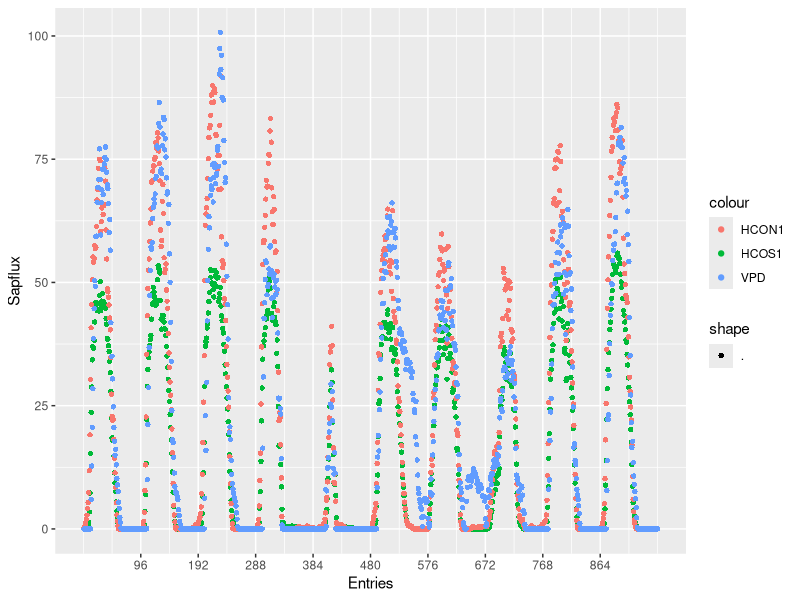
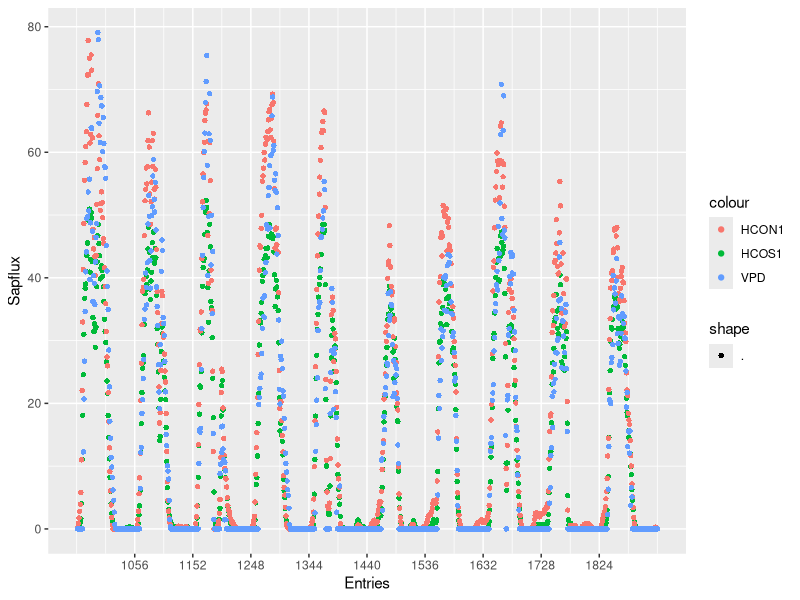
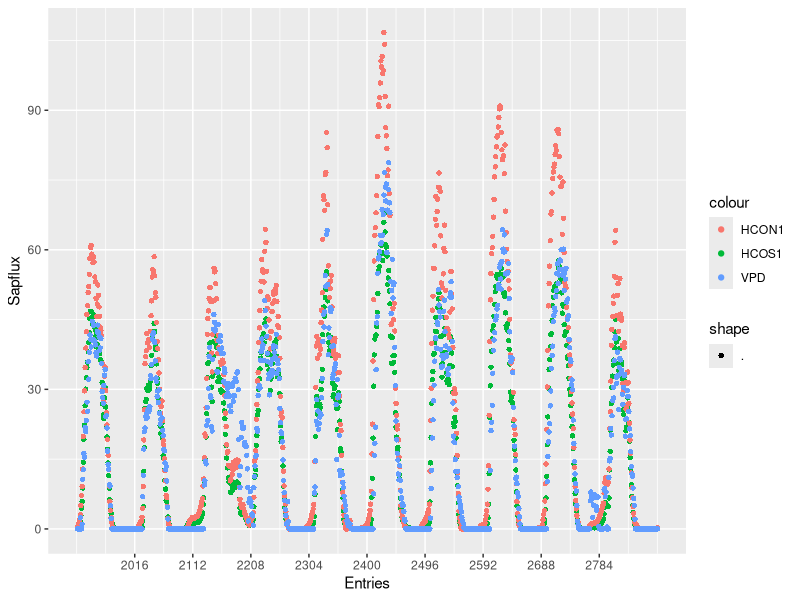
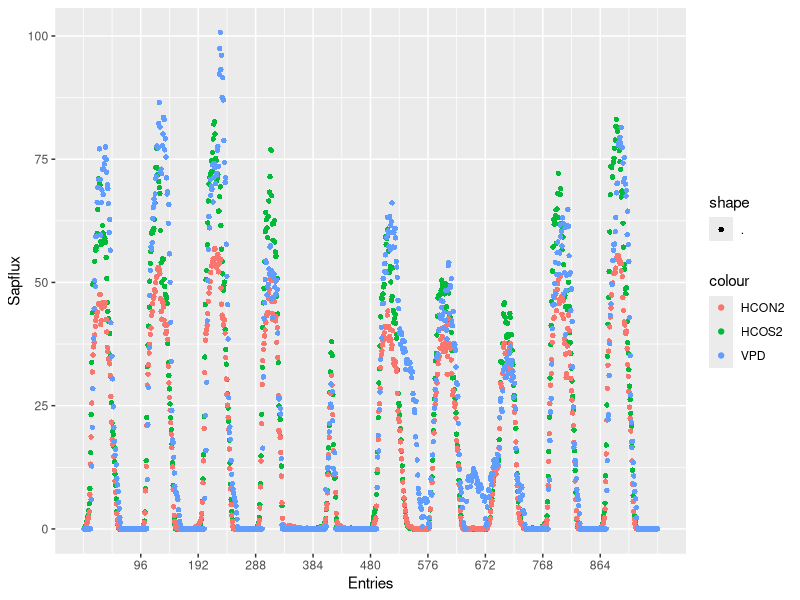
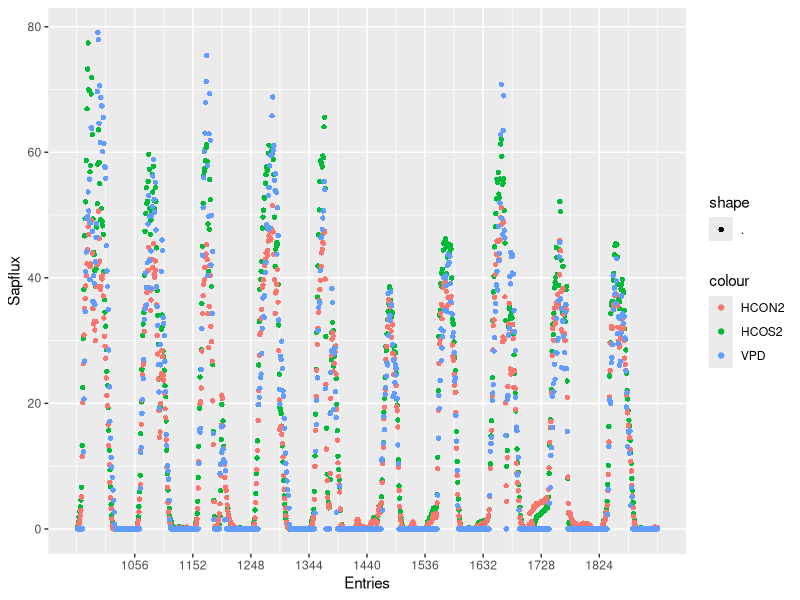
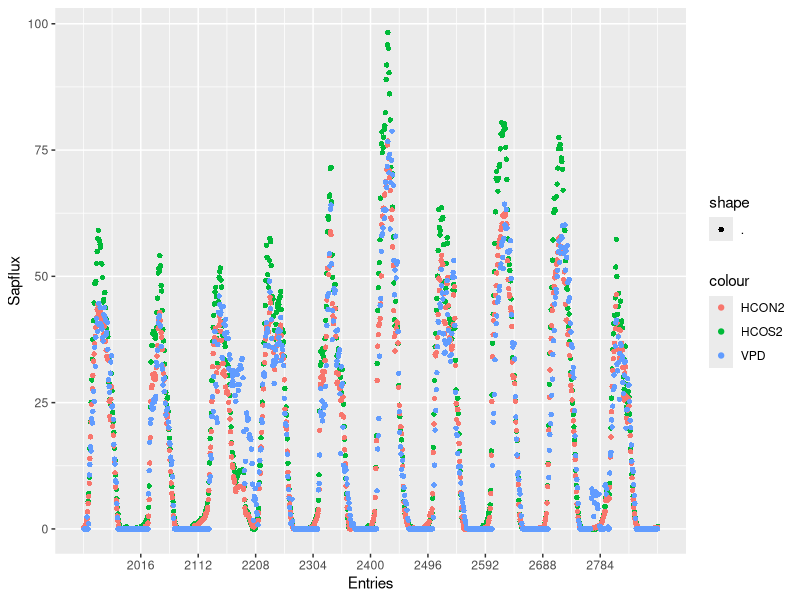
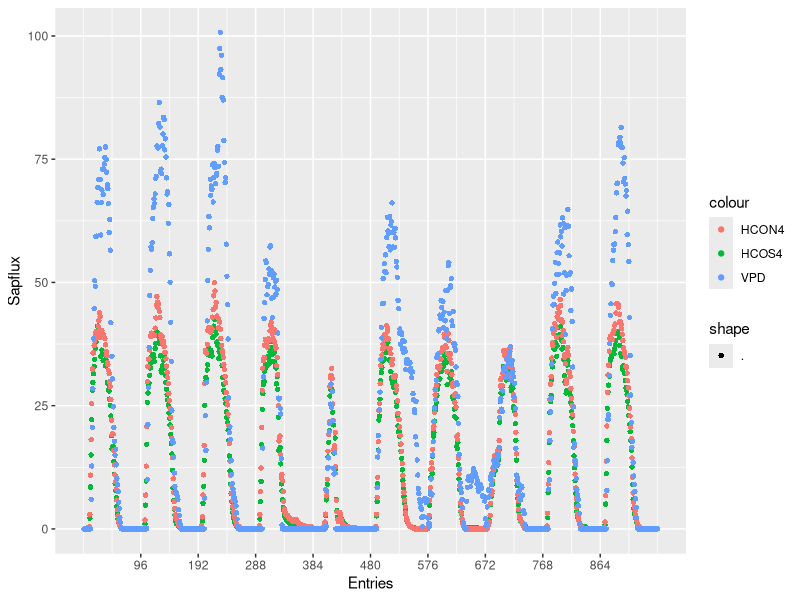
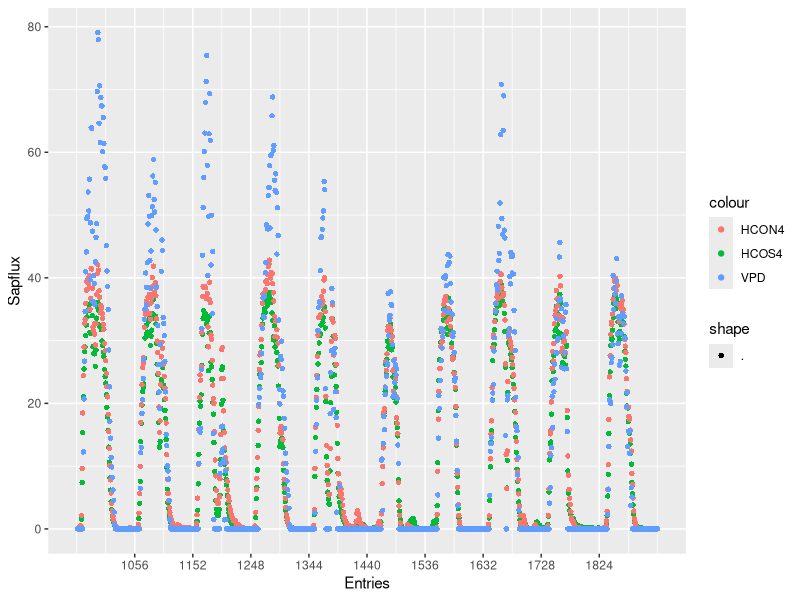

The R script that drew these images, in order: (Note: this script raises an error after producing the figures.)
## ---- chunk 1
knitr::opts_chunk$set(echo = TRUE)
library("dplyr")
library("tidyverse")
library("lubridate")

getwd()
raw1<-read.csv("../Data/Processed/KtoSap/Sap1.csv")
raw2<-read.csv("../Data/Processed/KtoSap/Sap2.csv")
raw3<-read.csv("../Data/Processed/KtoSap/Sap3.csv")
raw4<-read.csv("../Data/Processed/KtoSap/Sap4.csv")

names(raw1)[1]<-"Index"
## ---- chunk 2
raw1$Date<-as.Date(raw1$Date, format = "%m/%d/%Y")
raw2$Date<-as.Date(raw2$Date, format = "%m/%d/%Y")
raw3$Date<-as.Date(raw3$Date, format = "%m/%d/%Y")
raw4$Date<-as.Date(raw4$Date, format = "%m/%d/%Y")

raw1<-raw1%>%mutate_if(is.character, as.numeric)
raw2<-raw2%>%mutate_if(is.character, as.numeric)
raw3<-raw3%>%mutate_if(is.character, as.numeric)
raw4<-raw4%>%mutate_if(is.character, as.numeric)
## ---- chunk 3
S1.f10<-raw1[1:960,]
S1.s10<-raw1[961:1920,]
S1.t10<-raw1[1921:2880,]

HCO1.1<-ggplot(S1.f10, aes(Index))+
  scale_x_continuous(breaks = c(96,192,288,384,480,576,672,768,864))+
  geom_point(aes(y=HCOS1, color = "HCOS1",shape = "."))+
  geom_point(aes(y=HCON1, color = "HCON1",shape = "."))+
  geom_point(aes(y=VPD*30, color = "VPD", shape = "."))+
  xlab("Entries")+ylab("Sapflux")
HCO1.1
ggsave("../Data/Plots/NS/S1/HCO1.1.jpg", HCO1.1, height = 2, width = 45, units = "in", dpi = 500)

HCO1.2<-ggplot(S1.s10, aes(Index))+
  scale_x_continuous(breaks = c(1056,1152,1248,1344,1440,1536,1632,1728,1824))+
  geom_point(aes(y=HCOS1, color = "HCOS1",shape = "."))+
  geom_point(aes(y=HCON1, color = "HCON1",shape = "."))+
  geom_point(aes(y=VPD*30, color = "VPD", shape = "."))+
  xlab("Entries")+ylab("Sapflux")
HCO1.2
ggsave("../Data/Plots/NS/S1/HCO1.2.jpg", HCO1.2, height = 2, width = 45, units = "in", dpi = 500)

HCO1.3<-ggplot(S1.t10, aes(Index))+
  scale_x_continuous(breaks = c(2016,2112,2208,2304,2400,2496,2592,2688,2784))+
  geom_point(aes(y=HCOS1, color = "HCOS1",shape = "."))+
  geom_point(aes(y=HCON1, color = "HCON1",shape = "."))+
  geom_point(aes(y=VPD*30, color = "VPD", shape = "."))+
  xlab("Entries")+ylab("Sapflux")
HCO1.3
ggsave("../Data/Plots/NS/S1/HCO1.3.jpg", HCO1.3, height = 2, width = 45, units = "in", dpi = 500)




HCO2.1<-ggplot(S1.f10, aes(Index))+
  scale_x_continuous(breaks = c(96,192,288,384,480,576,672,768,864))+
  geom_point(aes(y=HCOS2, color = "HCOS2",shape = "."))+
  geom_point(aes(y=HCON2, color = "HCON2",shape = "."))+
  geom_point(aes(y=VPD*30, color = "VPD", shape = "."))+
  xlab("Entries")+ylab("Sapflux")
HCO2.1
ggsave("../Data/Plots/NS/S1/HCO2.1.jpg", HCO2.1, height = 2, width = 45, units = "in", dpi = 500)

HCO2.2<-ggplot(S1.s10, aes(Index))+
  scale_x_continuous(breaks = c(1056,1152,1248,1344,1440,1536,1632,1728,1824))+
  geom_point(aes(y=HCOS2, color = "HCOS2",shape = "."))+
  geom_point(aes(y=HCON2, color = "HCON2",shape = "."))+
  geom_point(aes(y=VPD*30, color = "VPD", shape = "."))+
  xlab("Entries")+ylab("Sapflux")
HCO2.2
ggsave("../Data/Plots/NS/S1/HCO2.2.jpg", HCO2.2, height = 2, width = 45, units = "in", dpi = 500)

HCO2.3<-ggplot(S1.t10, aes(Index))+
  scale_x_continuous(breaks = c(2016,2112,2208,2304,2400,2496,2592,2688,2784))+
  geom_point(aes(y=HCOS2, color = "HCOS2",shape = "."))+
  geom_point(aes(y=HCON2, color = "HCON2",shape = "."))+
  geom_point(aes(y=VPD*30, color = "VPD", shape = "."))+
  xlab("Entries")+ylab("Sapflux")
HCO2.3
ggsave("../Data/Plots/NS/S1/HCO2.3.jpg", HCO2.3, height = 2, width = 45, units = "in", dpi = 500)



HCO4.1<-ggplot(S1.f10, aes(Index))+
  scale_x_continuous(breaks = c(96,192,288,384,480,576,672,768,864))+
  geom_point(aes(y=HCOS4, color = "HCOS4",shape = "."))+
  geom_point(aes(y=HCON4, color = "HCON4",shape = "."))+
  geom_point(aes(y=VPD*30, color = "VPD", shape = "."))+
  xlab("Entries")+ylab("Sapflux")
HCO4.1
ggsave("../Data/Plots/NS/S1/HCO4.1.jpg", HCO4.1, height = 2, width = 45, units = "in", dpi = 500)

HCO4.2<-ggplot(S1.s10, aes(Index))+
  scale_x_continuous(breaks = c(1056,1152,1248,1344,1440,1536,1632,1728,1824))+
  geom_point(aes(y=HCOS4, color = "HCOS4",shape = "."))+
  geom_point(aes(y=HCON4, color = "HCON4",shape = "."))+
  geom_point(aes(y=VPD*30, color = "VPD", shape = "."))+
  xlab("Entries")+ylab("Sapflux")
HCO4.2
ggsave("../Data/Plots/NS/S1/HCO4.2.jpg", HCO4.2, height = 2, width = 45, units = "in", dpi = 500)

HCO4.3<-ggplot(S1.t10, aes(Index))+
  scale_x_continuous(breaks = c(2016,2112,2208,2304,2400,2496,2592,2688,2784))+
  geom_point(aes(y=HCOS4, color = "HCOS4",shape = "."))+
  geom_point(aes(y=HCON4, color = "HCON4",shape = "."))+
  geom_point(aes(y=VPD*30, color = "VPD", shape = "."))+
  xlab("Entries")+ylab("Sapflux")
HCO4.3
ggsave("../Data/Plots/NS/S1/HCO4.3.jpg", HCO4.3, height = 2, width = 45, units = "in", dpi = 500)


HCO6.1<-ggplot(S1.f10, aes(Index))+
  scale_x_continuous(breaks = c(96,192,288,384,480,576,672,768,864))+
  geom_point(aes(y=HCOS6, color = "HCOS6",shape = "."))+
  geom_point(aes(y=HCON6, color = "HCON6",shape = "."))+
  geom_point(aes(y=VPD*30, color = "VPD", shape = "."))+
  xlab("Entries")+ylab("Sapflux")
HCO6.1
ggsave("../Data/Plots/NS/S1/HCO6.1.jpg", HCO6.1, height = 2, width = 45, units = "in", dpi = 500)

HCO6.2<-ggplot(S1.s10, aes(Index))+
  scale_x_continuous(breaks = c(1056,1152,1248,1344,1440,1536,1632,1728,1824))+
  geom_point(aes(y=HCOS6, color = "HCOS6",shape = "."))+
  geom_point(aes(y=HCON6, color = "HCON6",shape = "."))+
  geom_point(aes(y=VPD*30, color = "VPD", shape = "."))+
  xlab("Entries")+ylab("Sapflux")
HCO6.2
ggsave("../Data/Plots/NS/S1/HCO6.2.jpg", HCO6.2, height = 2, width = 45, units = "in", dpi = 500)

HCO6.3<-ggplot(S1.t10, aes(Index))+
  scale_x_continuous(breaks = c(2016,2112,2208,2304,2400,2496,2592,2688,2784))+
  geom_point(aes(y=HCOS6, color = "HCOS6",shape = "."))+
  geom_point(aes(y=HCON6, color = "HCON6",shape = "."))+
  geom_point(aes(y=VPD*30, color = "VPD", shape = "."))+
  xlab("Entries")+ylab("Sapflux")
HCO6.3
ggsave("../Data/Plots/NS/S1/HCO6.3.jpg", HCO6.3, height = 2, width = 45, units = "in", dpi = 500)


HCO8.1<-ggplot(S1.f10, aes(Index))+
  scale_x_continuous(breaks = c(96,192,288,384,480,576,672,768,864))+
  geom_point(aes(y=HCOS8, color = "HCOS8",shape = "."))+
  geom_point(aes(y=HCON8, color = "HCON8",shape = "."))+
  geom_point(aes(y=VPD*30, color = "VPD", shape = "."))+
  xlab("Entries")+ylab("Sapflux")
HCO8.1
ggsave("../Data/Plots/NS/S1/HCO8.1.jpg", HCO8.1, height = 2, width = 45, units = "in", dpi = 500)

HCO8.2<-ggplot(S1.s10, aes(Index))+
  scale_x_continuous(breaks = c(1056,1152,1248,1344,1440,1536,1632,1728,1824))+
  geom_point(aes(y=HCOS8, color = "HCOS8",shape = "."))+
  geom_point(aes(y=HCON8, color = "HCON8",shape = "."))+
  geom_point(aes(y=VPD*30, color = "VPD", shape = "."))+
  xlab("Entries")+ylab("Sapflux")
HCO8.2
ggsave("../Data/Plots/NS/S1/HCO8.2.jpg", HCO8.2, height = 2, width = 45, units = "in", dpi = 500)

HCO8.3<-ggplot(S1.t10, aes(Index))+
  scale_x_continuous(breaks = c(2016,2112,2208,2304,2400,2496,2592,2688,2784))+
  geom_point(aes(y=HCOS8, color = "HCOS8",shape = "."))+
  geom_point(aes(y=HCON8, color = "HCON8",shape = "."))+
  geom_point(aes(y=VPD*30, color = "VPD", shape = "."))+
  xlab("Entries")+ylab("Sapflux")
HCO8.3
ggsave("../Data/Plots/NS/S1/HCO8.3.jpg", HCO8.3, height = 2, width = 45, units = "in", dpi = 500)
## ---- chunk 4
LOO10.1<-ggplot(S1.f10, aes(Index))+
  scale_x_continuous(breaks = c(96,192,288,384,480,576,672,768,864))+
  geom_point(aes(y=LOOS10, color = "LOOS10",shape = "."))+
  geom_point(aes(y=LOON10, color = "LOON10",shape = "."))+
  geom_point(aes(y=VPD*30, color = "VPD", shape = "."))+
  xlab("Entries")+ylab("Sapflux")
LOO10.1
ggsave("../Data/Plots/NS/S1/LOO10.1.jpg", LOO10.1, height = 2, width = 45, units = "in", dpi = 500)

LOO10.2<-ggplot(S1.s10, aes(Index))+
  scale_x_continuous(breaks = c(1056,1152,1248,1344,1440,1536,1632,1728,1824))+
  geom_point(aes(y=LOOS10, color = "LOOS10",shape = "."))+
  geom_point(aes(y=LOON10, color = "LOON10",shape = "."))+
  geom_point(aes(y=VPD*30, color = "VPD", shape = "."))+
  xlab("Entries")+ylab("Sapflux")
LOO10.2
ggsave("../Data/Plots/NS/S1/LOO10.2.jpg", LOO10.2, height = 2, width = 45, units = "in", dpi = 500)

LOO10.3<-ggplot(S1.t10, aes(Index))+
  scale_x_continuous(breaks = c(2016,2112,2208,2304,2400,2496,2592,2688,2784))+
  geom_point(aes(y=LOOS10, color = "LOOS10",shape = "."))+
  geom_point(aes(y=LOON10, color = "LOON10",shape = "."))+
  geom_point(aes(y=VPD*30, color = "VPD", shape = "."))+
  xlab("Entries")+ylab("Sapflux")
LOO10.3
ggsave("../Data/Plots/NS/S1/LOO10.3.jpg", LOO10.3, height = 2, width = 45, units = "in", dpi = 500)




LOO11.1<-ggplot(S1.f10, aes(Index))+
  scale_x_continuous(breaks = c(96,192,288,384,480,576,672,768,864))+
  geom_point(aes(y=LOOS11, color = "LOOS11",shape = "."))+
  geom_point(aes(y=LOON11, color = "LOON11",shape = "."))+
  geom_point(aes(y=VPD*30, color = "VPD", shape = "."))+
  xlab("Entries")+ylab("Sapflux")
LOO11.1
ggsave("../Data/Plots/NS/S1/LOO11.1.jpg", LOO11.1, height = 2, width = 45, units = "in", dpi = 500)

LOO11.2<-ggplot(S1.s10, aes(Index))+
  scale_x_continuous(breaks = c(1056,1152,1248,1344,1440,1536,1632,1728,1824))+
  geom_point(aes(y=LOOS11, color = "LOOS11",shape = "."))+
  geom_point(aes(y=LOON11, color = "LOON11",shape = "."))+
  geom_point(aes(y=VPD*30, color = "VPD", shape = "."))+
  xlab("Entries")+ylab("Sapflux")
LOO11.2
ggsave("../Data/Plots/NS/S1/LOO11.2.jpg", LOO11.2, height = 2, width = 45, units = "in", dpi = 500)

LOO11.3<-ggplot(S1.t10, aes(Index))+
  scale_x_continuous(breaks = c(2016,2112,2208,2304,2400,2496,2592,2688,2784))+
  geom_point(aes(y=LOOS11, color = "LOOS11",shape = "."))+
  geom_point(aes(y=LOON11, color = "LOON11",shape = "."))+
  geom_point(aes(y=VPD*30, color = "VPD", shape = "."))+
  xlab("Entries")+ylab("Sapflux")
LOO11.3
ggsave("../Data/Plots/NS/S1/LOO11.3.jpg", LOO11.3, height = 2, width = 45, units = "in", dpi = 500)




LOO12.1<-ggplot(S1.f10, aes(Index))+
  scale_x_continuous(breaks = c(96,192,288,384,480,576,672,768,864))+
  geom_point(aes(y=LOOS12, color = "LOOS12",shape = "."))+
  geom_point(aes(y=LOON12, color = "LOON12",shape = "."))+
  geom_point(aes(y=VPD*30, color = "VPD", shape = "."))+
  xlab("Entries")+ylab("Sapflux")
LOO12.1
ggsave("../Data/Plots/NS/S1/LOO12.1.jpg", LOO12.1, height = 2, width = 45, units = "in", dpi = 500)

LOO12.2<-ggplot(S1.s10, aes(Index))+
  scale_x_continuous(breaks = c(1056,1152,1248,1344,1440,1536,1632,1728,1824))+
  geom_point(aes(y=LOOS12, color = "LOOS12",shape = "."))+
  geom_point(aes(y=LOON12, color = "LOON12",shape = "."))+
  geom_point(aes(y=VPD*30, color = "VPD", shape = "."))+
  xlab("Entries")+ylab("Sapflux")
LOO12.2
ggsave("../Data/Plots/NS/S1/LOO12.2.jpg", LOO12.2, height = 2, width = 45, units = "in", dpi = 500)

LOO12.3<-ggplot(S1.t10, aes(Index))+
  scale_x_continuous(breaks = c(2016,2112,2208,2304,2400,2496,2592,2688,2784))+
  geom_point(aes(y=LOOS12, color = "LOOS12",shape = "."))+
  geom_point(aes(y=LOON12, color = "LOON12",shape = "."))+
  geom_point(aes(y=VPD*30, color = "VPD", shape = "."))+
  xlab("Entries")+ylab("Sapflux")
LOO12.3
ggsave("../Data/Plots/NS/S1/LOO12.3.jpg", LOO12.3, height = 2, width = 45, units = "in", dpi = 500)




LOO14.1<-ggplot(S1.f10, aes(Index))+
  scale_x_continuous(breaks = c(96,192,288,384,480,576,672,768,864))+
  geom_point(aes(y=LOOS14, color = "LOOS14",shape = "."))+
  geom_point(aes(y=LOON14, color = "LOON14",shape = "."))+
  geom_point(aes(y=VPD*30, color = "VPD", shape = "."))+
  xlab("Entries")+ylab("Sapflux")
LOO14.1
ggsave("../Data/Plots/NS/S1/LOO14.1.jpg", LOO14.1, height = 2, width = 45, units = "in", dpi = 500)

LOO14.2<-ggplot(S1.s10, aes(Index))+
  scale_x_continuous(breaks = c(1056,1152,1248,1344,1440,1536,1632,1728,1824))+
  geom_point(aes(y=LOOS14, color = "LOOS14",shape = "."))+
  geom_point(aes(y=LOON14, color = "LOON14",shape = "."))+
  geom_point(aes(y=VPD*30, color = "VPD", shape = "."))+
  xlab("Entries")+ylab("Sapflux")
LOO14.2
ggsave("../Data/Plots/NS/S1/LOO14.2.jpg", LOO14.2, height = 2, width = 45, units = "in", dpi = 500)

LOO14.3<-ggplot(S1.t10, aes(Index))+
  scale_x_continuous(breaks = c(2016,2112,2208,2304,2400,2496,2592,2688,2784))+
  geom_point(aes(y=LOOS14, color = "LOOS14",shape = "."))+
  geom_point(aes(y=LOON14, color = "LOON14",shape = "."))+
  geom_point(aes(y=VPD*30, color = "VPD", shape = "."))+
  xlab("Entries")+ylab("Sapflux")
LOO14.3
ggsave("../Data/Plots/NS/S1/LOO14.3.jpg", LOO14.3, height = 2, width = 45, units = "in", dpi = 500)





LOO15.1<-ggplot(S1.f10, aes(Index))+
  scale_x_continuous(breaks = c(96,192,288,384,480,576,672,768,864))+
  geom_point(aes(y=LOOS15, color = "LOOS15",shape = "."))+
  geom_point(aes(y=LOON15, color = "LOON15",shape = "."))+
  geom_point(aes(y=VPD*30, color = "VPD", shape = "."))+
  xlab("Entries")+ylab("Sapflux")
LOO15.1
ggsave("../Data/Plots/NS/S1/LOO15.1.jpg", LOO15.1, height = 2, width = 45, units = "in", dpi = 500)

LOO15.2<-ggplot(S1.s10, aes(Index))+
  scale_x_continuous(breaks = c(1056,1152,1248,1344,1440,1536,1632,1728,1824))+
  geom_point(aes(y=LOOS15, color = "LOOS15",shape = "."))+
  geom_point(aes(y=LOON15, color = "LOON15",shape = "."))+
  geom_point(aes(y=VPD*30, color = "VPD", shape = "."))+
  xlab("Entries")+ylab("Sapflux")
LOO15.2
ggsave("../Data/Plots/NS/S1/LOO15.2.jpg", LOO15.2, height = 2, width = 45, units = "in", dpi = 500)

LOO15.3<-ggplot(S1.t10, aes(Index))+
  scale_x_continuous(breaks = c(2016,2112,2208,2304,2400,2496,2592,2688,2784))+
  geom_point(aes(y=LOOS15, color = "LOOS15",shape = "."))+
  geom_point(aes(y=LOON15, color = "LOON15",shape = "."))+
  geom_point(aes(y=VPD*30, color = "VPD", shape = "."))+
  xlab("Entries")+ylab("Sapflux")
LOO15.3
ggsave("../Data/Plots/NS/S1/LOO15.3.jpg", LOO15.3, height = 2, width = 45, units = "in", dpi = 500)





LOO17.1<-ggplot(S1.f10, aes(Index))+
  scale_x_continuous(breaks = c(96,192,288,384,480,576,672,768,864))+
  geom_point(aes(y=LOOS17, color = "LOOS17",shape = "."))+
  geom_point(aes(y=LOON17, color = "LOON17",shape = "."))+
  geom_point(aes(y=VPD*30, color = "VPD", shape = "."))+
  xlab("Entries")+ylab("Sapflux")
LOO17.1
ggsave("../Data/Plots/NS/S1/LOO17.1.jpg", LOO17.1, height = 2, width = 45, units = "in", dpi = 500)

LOO17.2<-ggplot(S1.s10, aes(Index))+
  scale_x_continuous(breaks = c(1056,1152,1248,1344,1440,1536,1632,1728,1824))+
  geom_point(aes(y=LOOS17, color = "LOOS17",shape = "."))+
  geom_point(aes(y=LOON17, color = "LOON17",shape = "."))+
  geom_point(aes(y=VPD*30, color = "VPD", shape = "."))+
  xlab("Entries")+ylab("Sapflux")
LOO17.2
ggsave("../Data/Plots/NS/S1/LOO17.2.jpg", LOO17.2, height = 2, width = 45, units = "in", dpi = 500)

LOO17.3<-ggplot(S1.t10, aes(Index))+
  scale_x_continuous(breaks = c(2016,2112,2208,2304,2400,2496,2592,2688,2784))+
  geom_point(aes(y=LOOS17, color = "LOOS17",shape = "."))+
  geom_point(aes(y=LOON17, color = "LOON17",shape = "."))+
  geom_point(aes(y=VPD*30, color = "VPD", shape = "."))+
  xlab("Entries")+ylab("Sapflux")
LOO17.3
ggsave("../Data/Plots/NS/S1/LOO17.3.jpg", LOO17.3, height = 2, width = 45, units = "in", dpi = 500)
## ---- chunk 5
S2.f10<-raw2[1:960,]
S2.s10<-raw2[961:1920,]
S2.t10<-raw2[1921:2880,]

LCO1.1<-ggplot(S2.f10, aes(Index))+
  scale_x_continuous(breaks = c(96,192,288,384,480,576,672,768,864))+
  geom_point(aes(y=LCOS1, color = "LCOS1",shape = "."))+
  geom_point(aes(y=LCON1, color = "LCON1",shape = "."))+
  geom_point(aes(y=VPD*30, color = "VPD", shape = "."))+
  xlab("Entries")+ylab("Sapflux")
LCO1.1
ggsave("../Data/Plots/NS/S2/LCO1.1.jpg", LCO1.1, height = 2, width = 45, units = "in", dpi = 500)

LCO1.2<-ggplot(S2.s10, aes(Index))+
  scale_x_continuous(breaks = c(1056,1152,1248,1344,1440,1536,1632,1728,1824))+
  geom_point(aes(y=LCOS1, color = "LCOS1",shape = "."))+
  geom_point(aes(y=LCON1, color = "LCON1",shape = "."))+
  geom_point(aes(y=VPD*30, color = "VPD", shape = "."))+
  xlab("Entries")+ylab("Sapflux")
LCO1.2
ggsave("../Data/Plots/NS/S2/LCO1.2.jpg", LCO1.2, height = 2, width = 45, units = "in", dpi = 500)

LCO1.3<-ggplot(S2.t10, aes(Index))+
  scale_x_continuous(breaks = c(2016,2112,2208,2304,2400,2496,2592,2688,2784))+
  geom_point(aes(y=LCOS1, color = "LCOS1",shape = "."))+
  geom_point(aes(y=LCON1, color = "LCON1",shape = "."))+
  geom_point(aes(y=VPD*30, color = "VPD", shape = "."))+
  xlab("Entries")+ylab("Sapflux")
LCO1.3
ggsave("../Data/Plots/NS/S2/LCO1.3.jpg", LCO1.3, height = 2, width = 45, units = "in", dpi = 500)





LCO2.1<-ggplot(S2.f10, aes(Index))+
  scale_x_continuous(breaks = c(96,192,288,384,480,576,672,768,864))+
  geom_point(aes(y=LCOS2, color = "LCOS2",shape = "."))+
  geom_point(aes(y=LCON2, color = "LCON2",shape = "."))+
  geom_point(aes(y=VPD*30, color = "VPD", shape = "."))+
  xlab("Entries")+ylab("Sapflux")
LCO2.1
ggsave("../Data/Plots/NS/S2/LCO2.1.jpg", LCO2.1, height = 2, width = 45, units = "in", dpi = 500)

LCO2.2<-ggplot(S2.s10, aes(Index))+
  scale_x_continuous(breaks = c(1056,1152,1248,1344,1440,1536,1632,1728,1824))+
  geom_point(aes(y=LCOS2, color = "LCOS2",shape = "."))+
  geom_point(aes(y=LCON2, color = "LCON2",shape = "."))+
  geom_point(aes(y=VPD*30, color = "VPD", shape = "."))+
  xlab("Entries")+ylab("Sapflux")
LCO2.2
ggsave("../Data/Plots/NS/S2/LCO2.2.jpg", LCO2.2, height = 2, width = 45, units = "in", dpi = 500)

LCO2.3<-ggplot(S2.t10, aes(Index))+
  scale_x_continuous(breaks = c(2016,2112,2208,2304,2400,2496,2592,2688,2784))+
  geom_point(aes(y=LCOS2, color = "LCOS2",shape = "."))+
  geom_point(aes(y=LCON2, color = "LCON2",shape = "."))+
  geom_point(aes(y=VPD*30, color = "VPD", shape = "."))+
  xlab("Entries")+ylab("Sapflux")
LCO2.3
ggsave("../Data/Plots/NS/S2/LCO2.3.jpg", LCO2.3, height = 2, width = 45, units = "in", dpi = 500)






LCO4.1<-ggplot(S2.f10, aes(Index))+
  scale_x_continuous(breaks = c(96,192,288,384,480,576,672,768,864))+
  geom_point(aes(y=LCOS4, color = "LCOS4",shape = "."))+
  geom_point(aes(y=LCON4, color = "LCON4",shape = "."))+
  geom_point(aes(y=VPD*30, color = "VPD", shape = "."))+
  xlab("Entries")+ylab("Sapflux")
LCO4.1
ggsave("../Data/Plots/NS/S2/LCO4.1.jpg", LCO4.1, height = 2, width = 45, units = "in", dpi = 500)

LCO4.2<-ggplot(S2.s10, aes(Index))+
  scale_x_continuous(breaks = c(1056,1152,1248,1344,1440,1536,1632,1728,1824))+
  geom_point(aes(y=LCOS4, color = "LCOS4",shape = "."))+
  geom_point(aes(y=LCON4, color = "LCON4",shape = "."))+
  geom_point(aes(y=VPD*30, color = "VPD", shape = "."))+
  xlab("Entries")+ylab("Sapflux")
LCO4.2
ggsave("../Data/Plots/NS/S2/LCO4.2.jpg", LCO4.2, height = 2, width = 45, units = "in", dpi = 500)

LCO4.3<-ggplot(S2.t10, aes(Index))+
  scale_x_continuous(breaks = c(2016,2112,2208,2304,2400,2496,2592,2688,2784))+
  geom_point(aes(y=LCOS4, color = "LCOS4",shape = "."))+
  geom_point(aes(y=LCON4, color = "LCON4",shape = "."))+
  geom_point(aes(y=VPD*30, color = "VPD", shape = "."))+
  xlab("Entries")+ylab("Sapflux")
LCO4.3
ggsave("../Data/Plots/NS/S2/LCO4.3.jpg", LCO4.3, height = 2, width = 45, units = "in", dpi = 500)






LCO6.1<-ggplot(S2.f10, aes(Index))+
  scale_x_continuous(breaks = c(96,192,288,384,480,576,672,768,864))+
  geom_point(aes(y=LCOS6, color = "LCOS6",shape = "."))+
  geom_point(aes(y=LCON6, color = "LCON6",shape = "."))+
  geom_point(aes(y=VPD*30, color = "VPD", shape = "."))+
  xlab("Entries")+ylab("Sapflux")
LCO6.1
ggsave("../Data/Plots/NS/S2/LCO6.1.jpg", LCO6.1, height = 2, width = 45, units = "in", dpi = 500)

LCO6.2<-ggplot(S2.s10, aes(Index))+
  scale_x_continuous(breaks = c(1056,1152,1248,1344,1440,1536,1632,1728,1824))+
  geom_point(aes(y=LCOS6, color = "LCOS6",shape = "."))+
  geom_point(aes(y=LCON6, color = "LCON6",shape = "."))+
  geom_point(aes(y=VPD*30, color = "VPD", shape = "."))+
  xlab("Entries")+ylab("Sapflux")
LCO6.2
ggsave("../Data/Plots/NS/S2/LCO6.2.jpg", LCO6.2, height = 2, width = 45, units = "in", dpi = 500)

LCO6.3<-ggplot(S2.t10, aes(Index))+
  scale_x_continuous(breaks = c(2016,2112,2208,2304,2400,2496,2592,2688,2784))+
  geom_point(aes(y=LCOS6, color = "LCOS6",shape = "."))+
  geom_point(aes(y=LCON6, color = "LCON6",shape = "."))+
  geom_point(aes(y=VPD*30, color = "VPD", shape = "."))+
  xlab("Entries")+ylab("Sapflux")
LCO6.3
ggsave("../Data/Plots/NS/S2/LCO6.3.jpg", LCO6.3, height = 2, width = 45, units = "in", dpi = 500)




LCO8.1<-ggplot(S2.f10, aes(Index))+
  scale_x_continuous(breaks = c(96,192,288,384,480,576,672,768,864))+
  geom_point(aes(y=LCOS8, color = "LCOS8",shape = "."))+
  geom_point(aes(y=LCON8, color = "LCON8",shape = "."))+
  geom_point(aes(y=VPD*30, color = "VPD", shape = "."))+
  xlab("Entries")+ylab("Sapflux")
LCO8.1
ggsave("../Data/Plots/NS/S2/LCO8.1.jpg", LCO8.1, height = 2, width = 45, units = "in", dpi = 500)

LCO8.2<-ggplot(S2.s10, aes(Index))+
  scale_x_continuous(breaks = c(1056,1152,1248,1344,1440,1536,1632,1728,1824))+
  geom_point(aes(y=LCOS8, color = "LCOS8",shape = "."))+
  geom_point(aes(y=LCON8, color = "LCON8",shape = "."))+
  geom_point(aes(y=VPD*30, color = "VPD", shape = "."))+
  xlab("Entries")+ylab("Sapflux")
LCO8.2
ggsave("../Data/Plots/NS/S2/LCO8.2.jpg", LCO8.2, height = 2, width = 45, units = "in", dpi = 500)

LCO8.3<-ggplot(S2.t10, aes(Index))+
  scale_x_continuous(breaks = c(2016,2112,2208,2304,2400,2496,2592,2688,2784))+
  geom_point(aes(y=LCOS8, color = "LCOS8",shape = "."))+
  geom_point(aes(y=LCON8, color = "LCON8",shape = "."))+
  geom_point(aes(y=VPD*30, color = "VPD", shape = "."))+
  xlab("Entries")+ylab("Sapflux")
LCO8.3
ggsave("../Data/Plots/NS/S2/LCO8.3.jpg", LCO8.3, height = 2, width = 45, units = "in", dpi = 500)


## ---- chunk 6

HOO10.1<-ggplot(S2.f10, aes(Index))+
  scale_x_continuous(breaks = c(96,192,288,384,480,576,672,768,864))+
  geom_point(aes(y=HOOS10, color = "HOOS10",shape = "."))+
  geom_point(aes(y=HOON10, color = "HOON10",shape = "."))+
  geom_point(aes(y=VPD*30, color = "VPD", shape = "."))+
  xlab("Entries")+ylab("Sapflux")
HOO10.1
ggsave("../Data/Plots/NS/S2/HOO10.1.jpg", HOO10.1, height = 2, width = 45, units = "in", dpi = 500)

HOO10.2<-ggplot(S2.s10, aes(Index))+
  scale_x_continuous(breaks = c(1056,1152,1248,1344,1440,1536,1632,1728,1824))+
  geom_point(aes(y=HOOS10, color = "HOOS10",shape = "."))+
  geom_point(aes(y=HOON10, color = "HOON10",shape = "."))+
  geom_point(aes(y=VPD*30, color = "VPD", shape = "."))+
  xlab("Entries")+ylab("Sapflux")
HOO10.2
ggsave("../Data/Plots/NS/S2/HOO10.2.jpg", HOO10.2, height = 2, width = 45, units = "in", dpi = 500)

HOO10.3<-ggplot(S2.t10, aes(Index))+
  scale_x_continuous(breaks = c(2016,2112,2208,2304,2400,2496,2592,2688,2784))+
  geom_point(aes(y=HOOS10, color = "HOOS10",shape = "."))+
  geom_point(aes(y=HOON10, color = "HOON10",shape = "."))+
  geom_point(aes(y=VPD*30, color = "VPD", shape = "."))+
  xlab("Entries")+ylab("Sapflux")
HOO10.3
ggsave("../Data/Plots/NS/S2/HOO10.3.jpg", HOO10.3, height = 2, width = 45, units = "in", dpi = 500)




HOO11.1<-ggplot(S2.f10, aes(Index))+
  scale_x_continuous(breaks = c(96,192,288,384,480,576,672,768,864))+
  geom_point(aes(y=HOOS11, color = "HOOS11",shape = "."))+
  geom_point(aes(y=HOON11, color = "HOON11",shape = "."))+
  geom_point(aes(y=VPD*30, color = "VPD", shape = "."))+
  xlab("Entries")+ylab("Sapflux")
HOO11.1
ggsave("../Data/Plots/NS/S2/HOO11.1.jpg", HOO11.1, height = 2, width = 45, units = "in", dpi = 500)

HOO11.2<-ggplot(S2.s10, aes(Index))+
  scale_x_continuous(breaks = c(1056,1152,1248,1344,1440,1536,1632,1728,1824))+
  geom_point(aes(y=HOOS11, color = "HOOS11",shape = "."))+
  geom_point(aes(y=HOON11, color = "HOON11",shape = "."))+
  geom_point(aes(y=VPD*30, color = "VPD", shape = "."))+
  xlab("Entries")+ylab("Sapflux")
HOO11.2
ggsave("../Data/Plots/NS/S2/HOO11.2.jpg", HOO11.2, height = 2, width = 45, units = "in", dpi = 500)

HOO11.3<-ggplot(S2.t10, aes(Index))+
  scale_x_continuous(breaks = c(2016,2112,2208,2304,2400,2496,2592,2688,2784))+
  geom_point(aes(y=HOOS11, color = "HOOS11",shape = "."))+
  geom_point(aes(y=HOON11, color = "HOON11",shape = "."))+
  geom_point(aes(y=VPD*30, color = "VPD", shape = "."))+
  xlab("Entries")+ylab("Sapflux")
HOO11.3
ggsave("../Data/Plots/NS/S2/HOO11.3.jpg", HOO11.3, height = 2, width = 45, units = "in", dpi = 500)




HOO12.1<-ggplot(S2.f10, aes(Index))+
  scale_x_continuous(breaks = c(96,192,288,384,480,576,672,768,864))+
  geom_point(aes(y=HOOS12, color = "HOOS12",shape = "."))+
  geom_point(aes(y=HOON12, color = "HOON12",shape = "."))+
  geom_point(aes(y=VPD*30, color = "VPD", shape = "."))+
  xlab("Entries")+ylab("Sapflux")
HOO12.1
ggsave("../Data/Plots/NS/S2/HOO12.1.jpg", HOO12.1, height = 2, width = 45, units = "in", dpi = 500)

HOO12.2<-ggplot(S2.s10, aes(Index))+
  scale_x_continuous(breaks = c(1056,1152,1248,1344,1440,1536,1632,1728,1824))+
  geom_point(aes(y=HOOS12, color = "HOOS12",shape = "."))+
  geom_point(aes(y=HOON12, color = "HOON12",shape = "."))+
  geom_point(aes(y=VPD*30, color = "VPD", shape = "."))+
  xlab("Entries")+ylab("Sapflux")
HOO12.2
ggsave("../Data/Plots/NS/S2/HOO12.2.jpg", HOO12.2, height = 2, width = 45, units = "in", dpi = 500)

HOO12.3<-ggplot(S2.t10, aes(Index))+
  scale_x_continuous(breaks = c(2016,2112,2208,2304,2400,2496,2592,2688,2784))+
  geom_point(aes(y=HOOS12, color = "HOOS12",shape = "."))+
  geom_point(aes(y=HOON12, color = "HOON12",shape = "."))+
  geom_point(aes(y=VPD*30, color = "VPD", shape = "."))+
  xlab("Entries")+ylab("Sapflux")
HOO12.3
ggsave("../Data/Plots/NS/S2/HOO12.3.jpg", HOO12.3, height = 2, width = 45, units = "in", dpi = 500)





HOO14.1<-ggplot(S2.f10, aes(Index))+
  scale_x_continuous(breaks = c(96,192,288,384,480,576,672,768,864))+
  geom_point(aes(y=HOOS14, color = "HOOS14",shape = "."))+
  geom_point(aes(y=HOON14, color = "HOON14",shape = "."))+
  geom_point(aes(y=VPD*30, color = "VPD", shape = "."))+
  xlab("Entries")+ylab("Sapflux")
HOO14.1
ggsave("../Data/Plots/NS/S2/HOO14.1.jpg", HOO14.1, height = 2, width = 45, units = "in", dpi = 500)

HOO14.2<-ggplot(S2.s10, aes(Index))+
  scale_x_continuous(breaks = c(1056,1152,1248,1344,1440,1536,1632,1728,1824))+
  geom_point(aes(y=HOOS14, color = "HOOS14",shape = "."))+
  geom_point(aes(y=HOON14, color = "HOON14",shape = "."))+
  geom_point(aes(y=VPD*30, color = "VPD", shape = "."))+
  xlab("Entries")+ylab("Sapflux")
HOO14.2
ggsave("../Data/Plots/NS/S2/HOO14.2.jpg", HOO14.2, height = 2, width = 45, units = "in", dpi = 500)

HOO14.3<-ggplot(S2.t10, aes(Index))+
  scale_x_continuous(breaks = c(2016,2112,2208,2304,2400,2496,2592,2688,2784))+
  geom_point(aes(y=HOOS14, color = "HOOS14",shape = "."))+
  geom_point(aes(y=HOON14, color = "HOON14",shape = "."))+
  geom_point(aes(y=VPD*30, color = "VPD", shape = "."))+
  xlab("Entries")+ylab("Sapflux")
HOO14.3
ggsave("../Data/Plots/NS/S2/HOO14.3.jpg", HOO14.3, height = 2, width = 45, units = "in", dpi = 500)





HOO16.1<-ggplot(S2.f10, aes(Index))+
  scale_x_continuous(breaks = c(96,192,288,384,480,576,672,768,864))+
  geom_point(aes(y=HOOS16, color = "HOOS16",shape = "."))+
  geom_point(aes(y=HOON16, color = "HOON16",shape = "."))+
  geom_point(aes(y=VPD*30, color = "VPD", shape = "."))+
  xlab("Entries")+ylab("Sapflux")
HOO16.1
ggsave("../Data/Plots/NS/S2/HOO16.1.jpg", HOO16.1, height = 2, width = 45, units = "in", dpi = 500)

HOO16.2<-ggplot(S2.s10, aes(Index))+
  scale_x_continuous(breaks = c(1056,1152,1248,1344,1440,1536,1632,1728,1824))+
  geom_point(aes(y=HOOS16, color = "HOOS16",shape = "."))+
  geom_point(aes(y=HOON16, color = "HOON16",shape = "."))+
  geom_point(aes(y=VPD*30, color = "VPD", shape = "."))+
  xlab("Entries")+ylab("Sapflux")
HOO16.2
ggsave("../Data/Plots/NS/S2/HOO16.2.jpg", HOO16.2, height = 2, width = 45, units = "in", dpi = 500)

HOO16.3<-ggplot(S2.t10, aes(Index))+
  scale_x_continuous(breaks = c(2016,2112,2208,2304,2400,2496,2592,2688,2784))+
  geom_point(aes(y=HOOS16, color = "HOOS16",shape = "."))+
  geom_point(aes(y=HOON16, color = "HOON16",shape = "."))+
  geom_point(aes(y=VPD*30, color = "VPD", shape = "."))+
  xlab("Entries")+ylab("Sapflux")
HOO16.3
ggsave("../Data/Plots/NS/S2/HOO16.3.jpg", HOO16.3, height = 2, width = 45, units = "in", dpi = 500)



HOO17.1<-ggplot(S2.f10, aes(Index))+
  scale_x_continuous(breaks = c(96,192,288,384,480,576,672,768,864))+
  geom_point(aes(y=HOOS17, color = "HOOS17",shape = "."))+
  geom_point(aes(y=HOON17, color = "HOON17",shape = "."))+
  geom_point(aes(y=VPD*30, color = "VPD", shape = "."))+
  xlab("Entries")+ylab("Sapflux")
HOO17.1
ggsave("../Data/Plots/NS/S2/HOO17.1.jpg", HOO17.1, height = 2, width = 45, units = "in", dpi = 500)

HOO17.2<-ggplot(S2.s10, aes(Index))+
  scale_x_continuous(breaks = c(1056,1152,1248,1344,1440,1536,1632,1728,1824))+
  geom_point(aes(y=HOOS17, color = "HOOS17",shape = "."))+
  geom_point(aes(y=HOON17, color = "HOON17",shape = "."))+
  geom_point(aes(y=VPD*30, color = "VPD", shape = "."))+
  xlab("Entries")+ylab("Sapflux")
HOO17.2
ggsave("../Data/Plots/NS/S2/HOO17.2.jpg", HOO17.2, height = 2, width = 45, units = "in", dpi = 500)

HOO17.3<-ggplot(S2.t10, aes(Index))+
  scale_x_continuous(breaks = c(2016,2112,2208,2304,2400,2496,2592,2688,2784))+
  geom_point(aes(y=HOOS17, color = "HOOS17",shape = "."))+
  geom_point(aes(y=HOON17, color = "HOON17",shape = "."))+
  geom_point(aes(y=VPD*30, color = "VPD", shape = "."))+
  xlab("Entries")+ylab("Sapflux")
HOO17.3
ggsave("../Data/Plots/NS/S2/HOO17.3.jpg", HOO17.3, height = 2, width = 45, units = "in", dpi = 500)


## ---- chunk 7
S3.f10<-raw3[1:960,]
S3.s10<-raw3[961:1920,]
S3.t10<-raw3[1921:2880,]


LAO1.1<-ggplot(S3.f10, aes(Index))+
  scale_x_continuous(breaks = c(96,192,288,384,480,576,672,768,864))+
  geom_point(aes(y=LAOS1, color = "LAOS1",shape = "."))+
  geom_point(aes(y=LAON1, color = "LAON1",shape = "."))+
  geom_point(aes(y=VPD*30, color = "VPD", shape = "."))+
  xlab("Entries")+ylab("Sapflux")
LAO1.1
ggsave("../Data/Plots/NS/S3/LAO1.1.jpg", LAO1.1, height = 2, width = 45, units = "in", dpi = 500)

LAO1.2<-ggplot(S3.s10, aes(Index))+
  scale_x_continuous(breaks = c(1056,1152,1248,1344,1440,1536,1632,1728,1824))+
  geom_point(aes(y=LAOS1, color = "LAOS1",shape = "."))+
  geom_point(aes(y=LAON1, color = "LAON1",shape = "."))+
  geom_point(aes(y=VPD*30, color = "VPD", shape = "."))+
  xlab("Entries")+ylab("Sapflux")
LAO1.2
ggsave("../Data/Plots/NS/S3/LAO1.2.jpg", LAO1.2, height = 2, width = 45, units = "in", dpi = 500)

LAO1.3<-ggplot(S3.t10, aes(Index))+
  scale_x_continuous(breaks = c(2016,2112,2208,2304,2400,2496,2592,2688,2784))+
  geom_point(aes(y=LAOS1, color = "LAOS1",shape = "."))+
  geom_point(aes(y=LAON1, color = "LAON1",shape = "."))+
  geom_point(aes(y=VPD*30, color = "VPD", shape = "."))+
  xlab("Entries")+ylab("Sapflux")
LAO1.3
ggsave("../Data/Plots/NS/S3/LAO1.3.jpg", LAO1.3, height = 2, width = 45, units = "in", dpi = 500)





LAO2.1<-ggplot(S3.f10, aes(Index))+
  scale_x_continuous(breaks = c(96,192,288,384,480,576,672,768,864))+
  geom_point(aes(y=LAOS2, color = "LAOS2",shape = "."))+
  geom_point(aes(y=LAON2, color = "LAON2",shape = "."))+
  geom_point(aes(y=VPD*30, color = "VPD", shape = "."))+
  xlab("Entries")+ylab("Sapflux")
LAO2.1
ggsave("../Data/Plots/NS/S3/LAO2.1.jpg", LAO2.1, height = 2, width = 45, units = "in", dpi = 500)

LAO2.2<-ggplot(S3.s10, aes(Index))+
  scale_x_continuous(breaks = c(1056,1152,1248,1344,1440,1536,1632,1728,1824))+
  geom_point(aes(y=LAOS2, color = "LAOS2",shape = "."))+
  geom_point(aes(y=LAON2, color = "LAON2",shape = "."))+
  geom_point(aes(y=VPD*30, color = "VPD", shape = "."))+
  xlab("Entries")+ylab("Sapflux")
LAO2.2
ggsave("../Data/Plots/NS/S3/LAO2.2.jpg", LAO2.2, height = 2, width = 45, units = "in", dpi = 500)

LAO2.3<-ggplot(S3.t10, aes(Index))+
  scale_x_continuous(breaks = c(2016,2112,2208,2304,2400,2496,2592,2688,2784))+
  geom_point(aes(y=LAOS2, color = "LAOS2",shape = "."))+
  geom_point(aes(y=LAON2, color = "LAON2",shape = "."))+
  geom_point(aes(y=VPD*30, color = "VPD", shape = "."))+
  xlab("Entries")+ylab("Sapflux")
LAO2.3
ggsave("../Data/Plots/NS/S3/LAO2.3.jpg", LAO2.3, height = 2, width = 45, units = "in", dpi = 500)






LAO4.1<-ggplot(S3.f10, aes(Index))+
  scale_x_continuous(breaks = c(96,192,288,384,480,576,672,768,864))+
  geom_point(aes(y=LAOS4, color = "LAOS4",shape = "."))+
  geom_point(aes(y=LAON4, color = "LAON4",shape = "."))+
  geom_point(aes(y=VPD*30, color = "VPD", shape = "."))+
  xlab("Entries")+ylab("Sapflux")
LAO4.1
ggsave("../Data/Plots/NS/S3/LAO4.1.jpg", LAO4.1, height = 2, width = 45, units = "in", dpi = 500)

LAO4.2<-ggplot(S3.s10, aes(Index))+
  scale_x_continuous(breaks = c(1056,1152,1248,1344,1440,1536,1632,1728,1824))+
  geom_point(aes(y=LAOS4, color = "LAOS4",shape = "."))+
  geom_point(aes(y=LAON4, color = "LAON4",shape = "."))+
  geom_point(aes(y=VPD*30, color = "VPD", shape = "."))+
  xlab("Entries")+ylab("Sapflux")
LAO4.2
ggsave("../Data/Plots/NS/S3/LAO4.2.jpg", LAO4.2, height = 2, width = 45, units = "in", dpi = 500)

LAO4.3<-ggplot(S3.t10, aes(Index))+
  scale_x_continuous(breaks = c(2016,2112,2208,2304,2400,2496,2592,2688,2784))+
  geom_point(aes(y=LAOS4, color = "LAOS4",shape = "."))+
  geom_point(aes(y=LAON4, color = "LAON4",shape = "."))+
  geom_point(aes(y=VPD*30, color = "VPD", shape = "."))+
  xlab("Entries")+ylab("Sapflux")
LAO4.3
ggsave("../Data/Plots/NS/S3/LAO4.3.jpg", LAO4.3, height = 2, width = 45, units = "in", dpi = 500)






LAO6.1<-ggplot(S3.f10, aes(Index))+
  scale_x_continuous(breaks = c(96,192,288,384,480,576,672,768,864))+
  geom_point(aes(y=LAOS6, color = "LAOS6",shape = "."))+
  geom_point(aes(y=LAON6, color = "LAON6",shape = "."))+
  geom_point(aes(y=VPD*30, color = "VPD", shape = "."))+
  xlab("Entries")+ylab("Sapflux")
LAO6.1
ggsave("../Data/Plots/NS/S3/LAO6.1.jpg", LAO6.1, height = 2, width = 45, units = "in", dpi = 500)

LAO6.2<-ggplot(S3.s10, aes(Index))+
  scale_x_continuous(breaks = c(1056,1152,1248,1344,1440,1536,1632,1728,1824))+
  geom_point(aes(y=LAOS6, color = "LAOS6",shape = "."))+
  geom_point(aes(y=LAON6, color = "LAON6",shape = "."))+
  geom_point(aes(y=VPD*30, color = "VPD", shape = "."))+
  xlab("Entries")+ylab("Sapflux")
LAO6.2
ggsave("../Data/Plots/NS/S3/LAO6.2.jpg", LAO6.2, height = 2, width = 45, units = "in", dpi = 500)

LAO6.3<-ggplot(S3.t10, aes(Index))+
  scale_x_continuous(breaks = c(2016,2112,2208,2304,2400,2496,2592,2688,2784))+
  geom_point(aes(y=LAOS6, color = "LAOS6",shape = "."))+
  geom_point(aes(y=LAON6, color = "LAON6",shape = "."))+
  geom_point(aes(y=VPD*30, color = "VPD", shape = "."))+
  xlab("Entries")+ylab("Sapflux")
LAO6.3
ggsave("../Data/Plots/NS/S3/LAO6.3.jpg", LAO6.3, height = 2, width = 45, units = "in", dpi = 500)




LAO8.1<-ggplot(S3.f10, aes(Index))+
  scale_x_continuous(breaks = c(96,192,288,384,480,576,672,768,864))+
  geom_point(aes(y=LAOS8, color = "LAOS8",shape = "."))+
  geom_point(aes(y=LAON8, color = "LAON8",shape = "."))+
  geom_point(aes(y=VPD*30, color = "VPD", shape = "."))+
  xlab("Entries")+ylab("Sapflux")
LAO8.1
ggsave("../Data/Plots/NS/S3/LAO8.1.jpg", LAO8.1, height = 2, width = 45, units = "in", dpi = 500)

LAO8.2<-ggplot(S3.s10, aes(Index))+
  scale_x_continuous(breaks = c(1056,1152,1248,1344,1440,1536,1632,1728,1824))+
  geom_point(aes(y=LAOS8, color = "LAOS8",shape = "."))+
  geom_point(aes(y=LAON8, color = "LAON8",shape = "."))+
  geom_point(aes(y=VPD*30, color = "VPD", shape = "."))+
  xlab("Entries")+ylab("Sapflux")
LAO8.2
ggsave("../Data/Plots/NS/S3/LAO8.2.jpg", LAO8.2, height = 2, width = 45, units = "in", dpi = 500)

LAO8.3<-ggplot(S3.t10, aes(Index))+
  scale_x_continuous(breaks = c(2016,2112,2208,2304,2400,2496,2592,2688,2784))+
  geom_point(aes(y=LAOS8, color = "LAOS8",shape = "."))+
  geom_point(aes(y=LAON8, color = "LAON8",shape = "."))+
  geom_point(aes(y=VPD*30, color = "VPD", shape = "."))+
  xlab("Entries")+ylab("Sapflux")
LAO8.3
ggsave("../Data/Plots/NS/S3/LAO8.3.jpg", LAO8.3, height = 2, width = 45, units = "in", dpi = 500)

## ---- chunk 8

LBO10.1<-ggplot(S3.f10, aes(Index))+
  scale_x_continuous(breaks = c(96,192,288,384,480,576,672,768,864))+
  geom_point(aes(y=LBOS10, color = "LBOS10",shape = "."))+
  geom_point(aes(y=LBON10, color = "LBON10",shape = "."))+
  geom_point(aes(y=VPD*30, color = "VPD", shape = "."))+
  xlab("Entries")+ylab("Sapflux")
LBO10.1
ggsave("../Data/Plots/NS/S3/LBO10.1.jpg", LBO10.1, height = 2, width = 45, units = "in", dpi = 500)

LBO10.2<-ggplot(S3.s10, aes(Index))+
  scale_x_continuous(breaks = c(1056,1152,1248,1344,1440,1536,1632,1728,1824))+
  geom_point(aes(y=LBOS10, color = "LBOS10",shape = "."))+
  geom_point(aes(y=LBON10, color = "LBON10",shape = "."))+
  geom_point(aes(y=VPD*30, color = "VPD", shape = "."))+
  xlab("Entries")+ylab("Sapflux")
LBO10.2
ggsave("../Data/Plots/NS/S3/LBO10.2.jpg", LBO10.2, height = 2, width = 45, units = "in", dpi = 500)

LBO10.3<-ggplot(S3.t10, aes(Index))+
  scale_x_continuous(breaks = c(2016,2112,2208,2304,2400,2496,2592,2688,2784))+
  geom_point(aes(y=LBOS10, color = "LBOS10",shape = "."))+
  geom_point(aes(y=LBON10, color = "LBON10",shape = "."))+
  geom_point(aes(y=VPD*30, color = "VPD", shape = "."))+
  xlab("Entries")+ylab("Sapflux")
LBO10.3
ggsave("../Data/Plots/NS/S3/LBO10.3.jpg", LBO10.3, height = 2, width = 45, units = "in", dpi = 500)




LBO11.1<-ggplot(S3.f10, aes(Index))+
  scale_x_continuous(breaks = c(96,192,288,384,480,576,672,768,864))+
  geom_point(aes(y=LBOS11, color = "LBOS11",shape = "."))+
  geom_point(aes(y=LBON11, color = "LBON11",shape = "."))+
  geom_point(aes(y=VPD*30, color = "VPD", shape = "."))+
  xlab("Entries")+ylab("Sapflux")
LBO11.1
ggsave("../Data/Plots/NS/S3/LBO11.1.jpg", LBO11.1, height = 2, width = 45, units = "in", dpi = 500)

LBO11.2<-ggplot(S3.s10, aes(Index))+
  scale_x_continuous(breaks = c(1056,1152,1248,1344,1440,1536,1632,1728,1824))+
  geom_point(aes(y=LBOS11, color = "LBOS11",shape = "."))+
  geom_point(aes(y=LBON11, color = "LBON11",shape = "."))+
  geom_point(aes(y=VPD*30, color = "VPD", shape = "."))+
  xlab("Entries")+ylab("Sapflux")
LBO11.2
ggsave("../Data/Plots/NS/S3/LBO11.2.jpg", LBO11.2, height = 2, width = 45, units = "in", dpi = 500)

LBO11.3<-ggplot(S3.t10, aes(Index))+
  scale_x_continuous(breaks = c(2016,2112,2208,2304,2400,2496,2592,2688,2784))+
  geom_point(aes(y=LBOS11, color = "LBOS11",shape = "."))+
  geom_point(aes(y=LBON11, color = "LBON11",shape = "."))+
  geom_point(aes(y=VPD*30, color = "VPD", shape = "."))+
  xlab("Entries")+ylab("Sapflux")
LBO11.3
ggsave("../Data/Plots/NS/S3/LBO11.3.jpg", LBO11.3, height = 2, width = 45, units = "in", dpi = 500)




LBO12.1<-ggplot(S3.f10, aes(Index))+
  scale_x_continuous(breaks = c(96,192,288,384,480,576,672,768,864))+
  geom_point(aes(y=LBOS12, color = "LBOS12",shape = "."))+
  geom_point(aes(y=LBON12, color = "LBON12",shape = "."))+
  geom_point(aes(y=VPD*30, color = "VPD", shape = "."))+
  xlab("Entries")+ylab("Sapflux")
LBO12.1
ggsave("../Data/Plots/NS/S3/LBO12.1.jpg", LBO12.1, height = 2, width = 45, units = "in", dpi = 500)

LBO12.2<-ggplot(S3.s10, aes(Index))+
  scale_x_continuous(breaks = c(1056,1152,1248,1344,1440,1536,1632,1728,1824))+
  geom_point(aes(y=LBOS12, color = "LBOS12",shape = "."))+
  geom_point(aes(y=LBON12, color = "LBON12",shape = "."))+
  geom_point(aes(y=VPD*30, color = "VPD", shape = "."))+
  xlab("Entries")+ylab("Sapflux")
LBO12.2
ggsave("../Data/Plots/NS/S3/LBO12.2.jpg", LBO12.2, height = 2, width = 45, units = "in", dpi = 500)

LBO12.3<-ggplot(S3.t10, aes(Index))+
  scale_x_continuous(breaks = c(2016,2112,2208,2304,2400,2496,2592,2688,2784))+
  geom_point(aes(y=LBOS12, color = "LBOS12",shape = "."))+
  geom_point(aes(y=LBON12, color = "LBON12",shape = "."))+
  geom_point(aes(y=VPD*30, color = "VPD", shape = "."))+
  xlab("Entries")+ylab("Sapflux")
LBO12.3
ggsave("../Data/Plots/NS/S3/LBO12.3.jpg", LBO12.3, height = 2, width = 45, units = "in", dpi = 500)





LBO14.1<-ggplot(S3.f10, aes(Index))+
  scale_x_continuous(breaks = c(96,192,288,384,480,576,672,768,864))+
  geom_point(aes(y=LBOS14, color = "LBOS14",shape = "."))+
  geom_point(aes(y=LBON14, color = "LBON14",shape = "."))+
  geom_point(aes(y=VPD*30, color = "VPD", shape = "."))+
  xlab("Entries")+ylab("Sapflux")
LBO14.1
ggsave("../Data/Plots/NS/S3/LBO14.1.jpg", LBO14.1, height = 2, width = 45, units = "in", dpi = 500)

LBO14.2<-ggplot(S3.s10, aes(Index))+
  scale_x_continuous(breaks = c(1056,1152,1248,1344,1440,1536,1632,1728,1824))+
  geom_point(aes(y=LBOS14, color = "LBOS14",shape = "."))+
  geom_point(aes(y=LBON14, color = "LBON14",shape = "."))+
  geom_point(aes(y=VPD*30, color = "VPD", shape = "."))+
  xlab("Entries")+ylab("Sapflux")
LBO14.2
ggsave("../Data/Plots/NS/S3/LBO14.2.jpg", LBO14.2, height = 2, width = 45, units = "in", dpi = 500)

LBO14.3<-ggplot(S3.t10, aes(Index))+
  scale_x_continuous(breaks = c(2016,2112,2208,2304,2400,2496,2592,2688,2784))+
  geom_point(aes(y=LBOS14, color = "LBOS14",shape = "."))+
  geom_point(aes(y=LBON14, color = "LBON14",shape = "."))+
  geom_point(aes(y=VPD*30, color = "VPD", shape = "."))+
  xlab("Entries")+ylab("Sapflux")
LBO14.3
ggsave("../Data/Plots/NS/S3/LBO14.3.jpg", LBO14.3, height = 2, width = 45, units = "in", dpi = 500)





LBO16.1<-ggplot(S3.f10, aes(Index))+
  scale_x_continuous(breaks = c(96,192,288,384,480,576,672,768,864))+
  geom_point(aes(y=LBOS16, color = "LBOS16",shape = "."))+
  geom_point(aes(y=LBON16, color = "LBON16",shape = "."))+
  geom_point(aes(y=VPD*30, color = "VPD", shape = "."))+
  xlab("Entries")+ylab("Sapflux")
LBO16.1
ggsave("../Data/Plots/NS/S3/LBO16.1.jpg", LBO16.1, height = 2, width = 45, units = "in", dpi = 500)

LBO16.2<-ggplot(S3.s10, aes(Index))+
  scale_x_continuous(breaks = c(1056,1152,1248,1344,1440,1536,1632,1728,1824))+
  geom_point(aes(y=LBOS16, color = "LBOS16",shape = "."))+
  geom_point(aes(y=LBON16, color = "LBON16",shape = "."))+
  geom_point(aes(y=VPD*30, color = "VPD", shape = "."))+
  xlab("Entries")+ylab("Sapflux")
LBO16.2
ggsave("../Data/Plots/NS/S3/LBO16.2.jpg", LBO16.2, height = 2, width = 45, units = "in", dpi = 500)

LBO16.3<-ggplot(S3.t10, aes(Index))+
  scale_x_continuous(breaks = c(2016,2112,2208,2304,2400,2496,2592,2688,2784))+
  geom_point(aes(y=LBOS16, color = "LBOS16",shape = "."))+
  geom_point(aes(y=LBON16, color = "LBON16",shape = "."))+
  geom_point(aes(y=VPD*30, color = "VPD", shape = "."))+
  xlab("Entries")+ylab("Sapflux")
LBO16.3
ggsave("../Data/Plots/NS/S3/LBO16.3.jpg", LBO16.3, height = 2, width = 45, units = "in", dpi = 500)



LBO17.1<-ggplot(S3.f10, aes(Index))+
  scale_x_continuous(breaks = c(96,192,288,384,480,576,672,768,864))+
  geom_point(aes(y=LBOS17, color = "LBOS17",shape = "."))+
  geom_point(aes(y=LBON17, color = "LBON17",shape = "."))+
  geom_point(aes(y=VPD*30, color = "VPD", shape = "."))+
  xlab("Entries")+ylab("Sapflux")
LBO17.1
ggsave("../Data/Plots/NS/S3/LBO17.1.jpg", LBO17.1, height = 2, width = 45, units = "in", dpi = 500)

LBO17.2<-ggplot(S3.s10, aes(Index))+
  scale_x_continuous(breaks = c(1056,1152,1248,1344,1440,1536,1632,1728,1824))+
  geom_point(aes(y=LBOS17, color = "LBOS17",shape = "."))+
  geom_point(aes(y=LBON17, color = "LBON17",shape = "."))+
  geom_point(aes(y=VPD*30, color = "VPD", shape = "."))+
  xlab("Entries")+ylab("Sapflux")
LBO17.2
ggsave("../Data/Plots/NS/S3/LBO17.2.jpg", LBO17.2, height = 2, width = 45, units = "in", dpi = 500)

LBO17.3<-ggplot(S3.t10, aes(Index))+
  scale_x_continuous(breaks = c(2016,2112,2208,2304,2400,2496,2592,2688,2784))+
  geom_point(aes(y=LBOS17, color = "LBOS17",shape = "."))+
  geom_point(aes(y=LBON17, color = "LBON17",shape = "."))+
  geom_point(aes(y=VPD*30, color = "VPD", shape = "."))+
  xlab("Entries")+ylab("Sapflux")
LBO17.3
ggsave("../Data/Plots/NS/S3/LBO17.3.jpg", LBO17.3, height = 2, width = 45, units = "in", dpi = 500)


## ---- chunk 9
S4.f10<-raw4[1:960,]
S4.s10<-raw4[961:1920,]
S4.t10<-raw4[1921:2880,]


HBO9.1<-ggplot(S4.f10, aes(Index))+
  scale_x_continuous(breaks = c(96,192,288,384,480,576,672,768,864))+
  geom_point(aes(y=HBOS9, color = "HBOS9",shape = "."))+
  geom_point(aes(y=HBON9, color = "HBON9",shape = "."))+
  geom_point(aes(y=VPD*30, color = "VPD", shape = "."))+
  xlab("Entries")+ylab("Sapflux")
HBO9.1
ggsave("../Data/Plots/NS/S4/HBO9.1.jpg", HBO9.1, height = 2, width = 45, units = "in", dpi = 500)

HBO9.2<-ggplot(S4.s10, aes(Index))+
  scale_x_continuous(breaks = c(1056,1152,1248,1344,1440,1536,1632,1728,1824))+
  geom_point(aes(y=HBOS9, color = "HBOS9",shape = "."))+
  geom_point(aes(y=HBON9, color = "HBON9",shape = "."))+
  geom_point(aes(y=VPD*30, color = "VPD", shape = "."))+
  xlab("Entries")+ylab("Sapflux")
HBO9.2
ggsave("../Data/Plots/NS/S4/HBO9.2.jpg", HBO9.2, height = 2, width = 45, units = "in", dpi = 500)

HBO9.3<-ggplot(S4.t10, aes(Index))+
  scale_x_continuous(breaks = c(2016,2112,2208,2304,2400,2496,2592,2688,2784))+
  geom_point(aes(y=HBOS9, color = "HBOS9",shape = "."))+
  geom_point(aes(y=HBON9, color = "HBON9",shape = "."))+
  geom_point(aes(y=VPD*30, color = "VPD", shape = "."))+
  xlab("Entries")+ylab("Sapflux")
HBO9.3
ggsave("../Data/Plots/NS/S4/HBO9.3.jpg", HBO9.3, height = 2, width = 45, units = "in", dpi = 500)



HBO10.1<-ggplot(S4.f10, aes(Index))+
  scale_x_continuous(breaks = c(96,192,288,384,480,576,672,768,864))+
  geom_point(aes(y=HBOS10, color = "HBOS10",shape = "."))+
  geom_point(aes(y=HBON10, color = "HBON10",shape = "."))+
  geom_point(aes(y=VPD*30, color = "VPD", shape = "."))+
  xlab("Entries")+ylab("Sapflux")
HBO10.1
ggsave("../Data/Plots/NS/S4/HBO10.1.jpg", HBO10.1, height = 2, width = 45, units = "in", dpi = 500)

HBO10.2<-ggplot(S4.s10, aes(Index))+
  scale_x_continuous(breaks = c(1056,1152,1248,1344,1440,1536,1632,1728,1824))+
  geom_point(aes(y=HBOS10, color = "HBOS10",shape = "."))+
  geom_point(aes(y=HBON10, color = "HBON10",shape = "."))+
  geom_point(aes(y=VPD*30, color = "VPD", shape = "."))+
  xlab("Entries")+ylab("Sapflux")
HBO10.2
ggsave("../Data/Plots/NS/S4/HBO10.2.jpg", HBO10.2, height = 2, width = 45, units = "in", dpi = 500)

HBO10.3<-ggplot(S4.t10, aes(Index))+
  scale_x_continuous(breaks = c(2016,2112,2208,2304,2400,2496,2592,2688,2784))+
  geom_point(aes(y=HBOS10, color = "HBOS10",shape = "."))+
  geom_point(aes(y=HBON10, color = "HBON10",shape = "."))+
  geom_point(aes(y=VPD*30, color = "VPD", shape = "."))+
  xlab("Entries")+ylab("Sapflux")
HBO10.3
ggsave("../Data/Plots/NS/S4/HBO10.3.jpg", HBO10.3, height = 2, width = 45, units = "in", dpi = 500)




HBO12.1<-ggplot(S4.f10, aes(Index))+
  scale_x_continuous(breaks = c(96,192,288,384,480,576,672,768,864))+
  geom_point(aes(y=HBOS12, color = "HBOS12",shape = "."))+
  geom_point(aes(y=HBON12, color = "HBON12",shape = "."))+
  geom_point(aes(y=VPD*30, color = "VPD", shape = "."))+
  xlab("Entries")+ylab("Sapflux")
HBO12.1
ggsave("../Data/Plots/NS/S4/HBO12.1.jpg", HBO12.1, height = 2, width = 45, units = "in", dpi = 500)

HBO12.2<-ggplot(S4.s10, aes(Index))+
  scale_x_continuous(breaks = c(1056,1152,1248,1344,1440,1536,1632,1728,1824))+
  geom_point(aes(y=HBOS12, color = "HBOS12",shape = "."))+
  geom_point(aes(y=HBON12, color = "HBON12",shape = "."))+
  geom_point(aes(y=VPD*30, color = "VPD", shape = "."))+
  xlab("Entries")+ylab("Sapflux")
HBO12.2
ggsave("../Data/Plots/NS/S4/HBO12.2.jpg", HBO12.2, height = 2, width = 45, units = "in", dpi = 500)

HBO12.3<-ggplot(S4.t10, aes(Index))+
  scale_x_continuous(breaks = c(2016,2112,2208,2304,2400,2496,2592,2688,2784))+
  geom_point(aes(y=HBOS12, color = "HBOS12",shape = "."))+
  geom_point(aes(y=HBON12, color = "HBON12",shape = "."))+
  geom_point(aes(y=VPD*30, color = "VPD", shape = "."))+
  xlab("Entries")+ylab("Sapflux")
HBO12.3
ggsave("../Data/Plots/NS/S4/HBO12.3.jpg", HBO12.3, height = 2, width = 45, units = "in", dpi = 500)





HBO14.1<-ggplot(S4.f10, aes(Index))+
  scale_x_continuous(breaks = c(96,192,288,384,480,576,672,768,864))+
  geom_point(aes(y=HBOS14, color = "HBOS14",shape = "."))+
  geom_point(aes(y=HBON14, color = "HBON14",shape = "."))+
  geom_point(aes(y=VPD*30, color = "VPD", shape = "."))+
  xlab("Entries")+ylab("Sapflux")
HBO14.1
ggsave("../Data/Plots/NS/S4/HBO14.1.jpg", HBO14.1, height = 2, width = 45, units = "in", dpi = 500)

HBO14.2<-ggplot(S4.s10, aes(Index))+
  scale_x_continuous(breaks = c(1056,1152,1248,1344,1440,1536,1632,1728,1824))+
  geom_point(aes(y=HBOS14, color = "HBOS14",shape = "."))+
  geom_point(aes(y=HBON14, color = "HBON14",shape = "."))+
  geom_point(aes(y=VPD*30, color = "VPD", shape = "."))+
  xlab("Entries")+ylab("Sapflux")
HBO14.2
ggsave("../Data/Plots/NS/S4/HBO14.2.jpg", HBO14.2, height = 2, width = 45, units = "in", dpi = 500)

HBO14.3<-ggplot(S4.t10, aes(Index))+
  scale_x_continuous(breaks = c(2016,2112,2208,2304,2400,2496,2592,2688,2784))+
  geom_point(aes(y=HBOS14, color = "HBOS14",shape = "."))+
  geom_point(aes(y=HBON14, color = "HBON14",shape = "."))+
  geom_point(aes(y=VPD*30, color = "VPD", shape = "."))+
  xlab("Entries")+ylab("Sapflux")
HBO14.3
ggsave("../Data/Plots/NS/S4/HBO14.3.jpg", HBO14.3, height = 2, width = 45, units = "in", dpi = 500)





HBO16.1<-ggplot(S4.f10, aes(Index))+
  scale_x_continuous(breaks = c(96,192,288,384,480,576,672,768,864))+
  geom_point(aes(y=HBOS16, color = "HBOS16",shape = "."))+
  geom_point(aes(y=HBON16, color = "HBON16",shape = "."))+
  geom_point(aes(y=VPD*30, color = "VPD", shape = "."))+
  xlab("Entries")+ylab("Sapflux")
HBO16.1
ggsave("../Data/Plots/NS/S4/HBO16.1.jpg", HBO16.1, height = 2, width = 45, units = "in", dpi = 500)

HBO16.2<-ggplot(S4.s10, aes(Index))+
  scale_x_continuous(breaks = c(1056,1152,1248,1344,1440,1536,1632,1728,1824))+
  geom_point(aes(y=HBOS16, color = "HBOS16",shape = "."))+
  geom_point(aes(y=HBON16, color = "HBON16",shape = "."))+
  geom_point(aes(y=VPD*30, color = "VPD", shape = "."))+
  xlab("Entries")+ylab("Sapflux")
HBO16.2
ggsave("../Data/Plots/NS/S4/HBO16.2.jpg", HBO16.2, height = 2, width = 45, units = "in", dpi = 500)

HBO16.3<-ggplot(S4.t10, aes(Index))+
  scale_x_continuous(breaks = c(2016,2112,2208,2304,2400,2496,2592,2688,2784))+
  geom_point(aes(y=HBOS16, color = "HBOS16",shape = "."))+
  geom_point(aes(y=HBON16, color = "HBON16",shape = "."))+
  geom_point(aes(y=VPD*30, color = "VPD", shape = "."))+
  xlab("Entries")+ylab("Sapflux")
HBO16.3
ggsave("../Data/Plots/NS/S4/HBO16.3.jpg", HBO16.3, height = 2, width = 45, units = "in", dpi = 500)

## ---- chunk 10

HAO1.1<-ggplot(S4.f10, aes(Index))+
  scale_x_continuous(breaks = c(96,192,288,384,480,576,672,768,864))+
  geom_point(aes(y=HAOS1, color = "HAOS1",shape = "."))+
  geom_point(aes(y=HAON1, color = "HAON1",shape = "."))+
  geom_point(aes(y=VPD*30, color = "VPD", shape = "."))+
  xlab("Entries")+ylab("Sapflux")
HAO1.1
ggsave("../Data/Plots/NS/S4/HAO1.1.jpg", HAO1.1, height = 2, width = 45, units = "in", dpi = 500)

HAO1.2<-ggplot(S4.s10, aes(Index))+
  scale_x_continuous(breaks = c(1056,1152,1248,1344,1440,1536,1632,1728,1824))+
  geom_point(aes(y=HAOS1, color = "HAOS1",shape = "."))+
  geom_point(aes(y=HAON1, color = "HAON1",shape = "."))+
  geom_point(aes(y=VPD*30, color = "VPD", shape = "."))+
  xlab("Entries")+ylab("Sapflux")
HAO1.2
ggsave("../Data/Plots/NS/S4/HAO1.2.jpg", HAO1.2, height = 2, width = 45, units = "in", dpi = 500)

HAO1.3<-ggplot(S4.t10, aes(Index))+
  scale_x_continuous(breaks = c(2016,2112,2208,2304,2400,2496,2592,2688,2784))+
  geom_point(aes(y=HAOS1, color = "HAOS1",shape = "."))+
  geom_point(aes(y=HAON1, color = "HAON1",shape = "."))+
  geom_point(aes(y=VPD*30, color = "VPD", shape = "."))+
  xlab("Entries")+ylab("Sapflux")
HAO1.3
ggsave("../Data/Plots/NS/S4/HAO1.3.jpg", HAO1.3, height = 2, width = 45, units = "in", dpi = 500)




HAO2.1<-ggplot(S4.f10, aes(Index))+
  scale_x_continuous(breaks = c(96,192,288,384,480,576,672,768,864))+
  geom_point(aes(y=HAOS2, color = "HAOS2",shape = "."))+
  geom_point(aes(y=HAON2, color = "HAON2",shape = "."))+
  geom_point(aes(y=VPD*30, color = "VPD", shape = "."))+
  xlab("Entries")+ylab("Sapflux")
HAO2.1
ggsave("../Data/Plots/NS/S4/HAO2.1.jpg", HAO2.1, height = 2, width = 45, units = "in", dpi = 500)

HAO2.2<-ggplot(S4.s10, aes(Index))+
  scale_x_continuous(breaks = c(1056,1152,1248,1344,1440,1536,1632,1728,1824))+
  geom_point(aes(y=HAOS2, color = "HAOS2",shape = "."))+
  geom_point(aes(y=HAON2, color = "HAON2",shape = "."))+
  geom_point(aes(y=VPD*30, color = "VPD", shape = "."))+
  xlab("Entries")+ylab("Sapflux")
HAO2.2
ggsave("../Data/Plots/NS/S4/HAO2.2.jpg", HAO2.2, height = 2, width = 45, units = "in", dpi = 500)

HAO2.3<-ggplot(S4.t10, aes(Index))+
  scale_x_continuous(breaks = c(2016,2112,2208,2304,2400,2496,2592,2688,2784))+
  geom_point(aes(y=HAOS2, color = "HAOS2",shape = "."))+
  geom_point(aes(y=HAON2, color = "HAON2",shape = "."))+
  geom_point(aes(y=VPD*30, color = "VPD", shape = "."))+
  xlab("Entries")+ylab("Sapflux")
HAO2.3
ggsave("../Data/Plots/NS/S4/HAO2.3.jpg", HAO2.3, height = 2, width = 45, units = "in", dpi = 500)



HAO3.1<-ggplot(S4.f10, aes(Index))+
  scale_x_continuous(breaks = c(96,192,288,384,480,576,672,768,864))+
  geom_point(aes(y=HAOS3, color = "HAOS3",shape = "."))+
  geom_point(aes(y=HAON3, color = "HAON3",shape = "."))+
  geom_point(aes(y=VPD*30, color = "VPD", shape = "."))+
  xlab("Entries")+ylab("Sapflux")
HAO3.1
ggsave("../Data/Plots/NS/S4/HAO3.1.jpg", HAO3.1, height = 2, width = 45, units = "in", dpi = 500)

HAO3.2<-ggplot(S4.s10, aes(Index))+
  scale_x_continuous(breaks = c(1056,1152,1248,1344,1440,1536,1632,1728,1824))+
  geom_point(aes(y=HAOS3, color = "HAOS3",shape = "."))+
  geom_point(aes(y=HAON3, color = "HAON3",shape = "."))+
  geom_point(aes(y=VPD*30, color = "VPD", shape = "."))+
  xlab("Entries")+ylab("Sapflux")
HAO3.2
ggsave("../Data/Plots/NS/S4/HAO3.2.jpg", HAO3.2, height = 2, width = 45, units = "in", dpi = 500)

HAO3.3<-ggplot(S4.t10, aes(Index))+
  scale_x_continuous(breaks = c(2016,2112,2208,2304,2400,2496,2592,2688,2784))+
  geom_point(aes(y=HAOS3, color = "HAOS3",shape = "."))+
  geom_point(aes(y=HAON3, color = "HAON3",shape = "."))+
  geom_point(aes(y=VPD*30, color = "VPD", shape = "."))+
  xlab("Entries")+ylab("Sapflux")
HAO3.3
ggsave("../Data/Plots/NS/S4/HAO3.3.jpg", HAO3.3, height = 2, width = 45, units = "in", dpi = 500)


HAO4.1<-ggplot(S4.f10, aes(Index))+
  scale_x_continuous(breaks = c(96,192,288,384,480,576,672,768,864))+
  geom_point(aes(y=HAOS4, color = "HAOS4",shape = "."))+
  geom_point(aes(y=HAON4, color = "HAON4",shape = "."))+
  geom_point(aes(y=VPD*30, color = "VPD", shape = "."))+
  xlab("Entries")+ylab("Sapflux")
HAO4.1
ggsave("../Data/Plots/NS/S4/HAO4.1.jpg", HAO4.1, height = 2, width = 45, units = "in", dpi = 500)

HAO4.2<-ggplot(S4.s10, aes(Index))+
  scale_x_continuous(breaks = c(1056,1152,1248,1344,1440,1536,1632,1728,1824))+
  geom_point(aes(y=HAOS4, color = "HAOS4",shape = "."))+
  geom_point(aes(y=HAON4, color = "HAON4",shape = "."))+
  geom_point(aes(y=VPD*30, color = "VPD", shape = "."))+
  xlab("Entries")+ylab("Sapflux")
HAO4.2
ggsave("../Data/Plots/NS/S4/HAO4.2.jpg", HAO4.2, height = 2, width = 45, units = "in", dpi = 500)

HAO4.3<-ggplot(S4.t10, aes(Index))+
  scale_x_continuous(breaks = c(2016,2112,2208,2304,2400,2496,2592,2688,2784))+
  geom_point(aes(y=HAOS4, color = "HAOS4",shape = "."))+
  geom_point(aes(y=HAON4, color = "HAON4",shape = "."))+
  geom_point(aes(y=VPD*30, color = "VPD", shape = "."))+
  xlab("Entries")+ylab("Sapflux")
HAO4.3
ggsave("../Data/Plots/NS/S4/HAO4.3.jpg", HAO4.3, height = 2, width = 45, units = "in", dpi = 500)


HAO6.1<-ggplot(S4.f10, aes(Index))+
  scale_x_continuous(breaks = c(96,192,288,384,480,576,672,768,864))+
  geom_point(aes(y=HAOS6, color = "HAOS6",shape = "."))+
  geom_point(aes(y=HAON6, color = "HAON6",shape = "."))+
  geom_point(aes(y=VPD*30, color = "VPD", shape = "."))+
  xlab("Entries")+ylab("Sapflux")
HAO6.1
ggsave("../Data/Plots/NS/S4/HAO6.1.jpg", HAO6.1, height = 2, width = 45, units = "in", dpi = 500)

HAO6.2<-ggplot(S4.s10, aes(Index))+
  scale_x_continuous(breaks = c(1056,1152,1248,1344,1440,1536,1632,1728,1824))+
  geom_point(aes(y=HAOS6, color = "HAOS6",shape = "."))+
  geom_point(aes(y=HAON6, color = "HAON6",shape = "."))+
  geom_point(aes(y=VPD*30, color = "VPD", shape = "."))+
  xlab("Entries")+ylab("Sapflux")
HAO6.2
ggsave("../Data/Plots/NS/S4/HAO6.2.jpg", HAO6.2, height = 2, width = 45, units = "in", dpi = 500)

HAO6.3<-ggplot(S4.t10, aes(Index))+
  scale_x_continuous(breaks = c(2016,2112,2208,2304,2400,2496,2592,2688,2784))+
  geom_point(aes(y=HAOS6, color = "HAOS6",shape = "."))+
  geom_point(aes(y=HAON6, color = "HAON6",shape = "."))+
  geom_point(aes(y=VPD*30, color = "VPD", shape = "."))+
  xlab("Entries")+ylab("Sapflux")
HAO6.3
ggsave("../Data/Plots/NS/S4/HAO6.3.jpg", HAO6.3, height = 2, width = 45, units = "in", dpi = 500)


HAO8.1<-ggplot(S4.f10, aes(Index))+
  scale_x_continuous(breaks = c(96,192,288,384,480,576,672,768,864))+
  geom_point(aes(y=HAOS8, color = "HAOS8",shape = "."))+
  geom_point(aes(y=HAON8, color = "HAON8",shape = "."))+
  geom_point(aes(y=VPD*30, color = "VPD", shape = "."))+
  xlab("Entries")+ylab("Sapflux")
HAO8.1
ggsave("../Data/Plots/NS/S4/HAO8.1.jpg", HAO8.1, height = 2, width = 45, units = "in", dpi = 500)

HAO8.2<-ggplot(S4.s10, aes(Index))+
  scale_x_continuous(breaks = c(1056,1152,1248,1344,1440,1536,1632,1728,1824))+
  geom_point(aes(y=HAOS8, color = "HAOS8",shape = "."))+
  geom_point(aes(y=HAON8, color = "HAON8",shape = "."))+
  geom_point(aes(y=VPD*30, color = "VPD", shape = "."))+
  xlab("Entries")+ylab("Sapflux")
HAO8.2
ggsave("../Data/Plots/NS/S4/HAO8.2.jpg", HAO8.2, height = 2, width = 45, units = "in", dpi = 500)

HAO8.3<-ggplot(S4.t10, aes(Index))+
  scale_x_continuous(breaks = c(2016,2112,2208,2304,2400,2496,2592,2688,2784))+
  geom_point(aes(y=HAOS8, color = "HAOS8",shape = "."))+
  geom_point(aes(y=HAON8, color = "HAON8",shape = "."))+
  geom_point(aes(y=VPD*30, color = "VPD", shape = "."))+
  xlab("Entries")+ylab("Sapflux")
HAO8.3
ggsave("../Data/Plots/NS/S4/HAO8.3.jpg", HAO8.3, height = 2, width = 45, units = "in", dpi = 500)
